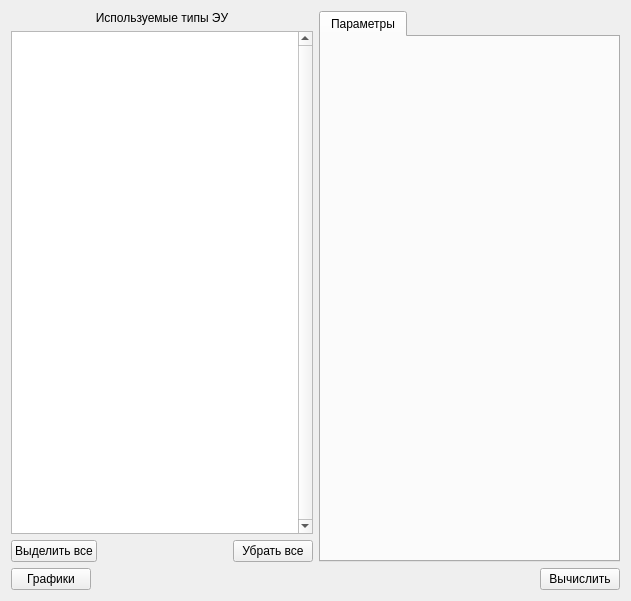
<?xml version="1.0" encoding="UTF-8"?>
<ui version="4.0">
 <class>WizardPageStage0</class>
 <widget class="QWidget" name="WizardPageStage0">
  <property name="geometry">
   <rect>
    <x>0</x>
    <y>0</y>
    <width>631</width>
    <height>601</height>
   </rect>
  </property>
  <property name="sizePolicy">
   <sizepolicy hsizetype="Minimum" vsizetype="Minimum">
    <horstretch>0</horstretch>
    <verstretch>0</verstretch>
   </sizepolicy>
  </property>
  <property name="minimumSize">
   <size>
    <width>533</width>
    <height>527</height>
   </size>
  </property>
  <property name="windowTitle">
   <string>WizardPage</string>
  </property>
  <layout class="QVBoxLayout" name="verticalLayout">
   <item>
    <layout class="QHBoxLayout" name="horizontalLayout_3">
     <item>
      <layout class="QVBoxLayout" name="verticalLayout_2">
       <property name="sizeConstraint">
        <enum>QLayout::SetMaximumSize</enum>
       </property>
       <item>
        <widget class="QLabel" name="label_8">
         <property name="text">
          <string>Используемые типы ЭУ</string>
         </property>
         <property name="alignment">
          <set>Qt::AlignCenter</set>
         </property>
        </widget>
       </item>
       <item>
        <widget class="QListWidget" name="listWidget_ECTypes">
         <property name="sizePolicy">
          <sizepolicy hsizetype="Minimum" vsizetype="Expanding">
           <horstretch>0</horstretch>
           <verstretch>0</verstretch>
          </sizepolicy>
         </property>
         <property name="verticalScrollBarPolicy">
          <enum>Qt::ScrollBarAlwaysOn</enum>
         </property>
        </widget>
       </item>
       <item>
        <layout class="QHBoxLayout" name="horizontalLayout">
         <item>
          <widget class="QPushButton" name="pushButton_selectAll">
           <property name="text">
            <string>Выделить все</string>
           </property>
          </widget>
         </item>
         <item>
          <spacer name="horizontalSpacer">
           <property name="orientation">
            <enum>Qt::Horizontal</enum>
           </property>
           <property name="sizeHint" stdset="0">
            <size>
             <width>40</width>
             <height>20</height>
            </size>
           </property>
          </spacer>
         </item>
         <item>
          <widget class="QPushButton" name="pushButton_cancelAll">
           <property name="text">
            <string>Убрать все</string>
           </property>
          </widget>
         </item>
        </layout>
       </item>
      </layout>
     </item>
     <item>
      <widget class="QTabWidget" name="tabWidget">
       <property name="currentIndex">
        <number>0</number>
       </property>
       <widget class="QWidget" name="tab">
        <attribute name="title">
         <string>Параметры</string>
        </attribute>
        <layout class="QVBoxLayout" name="verticalLayout_4">
         <item>
          <layout class="QVBoxLayout" name="verticalLayout_params"/>
         </item>
        </layout>
       </widget>
      </widget>
     </item>
    </layout>
   </item>
   <item>
    <layout class="QVBoxLayout" name="verticalLayout_3">
     <item>
      <layout class="QHBoxLayout" name="horizontalLayout_2">
       <item>
        <widget class="QPushButton" name="pushButton_plots">
         <property name="text">
          <string>Графики</string>
         </property>
        </widget>
       </item>
       <item>
        <spacer name="horizontalSpacer_2">
         <property name="orientation">
          <enum>Qt::Horizontal</enum>
         </property>
         <property name="sizeHint" stdset="0">
          <size>
           <width>40</width>
           <height>20</height>
          </size>
         </property>
        </spacer>
       </item>
       <item>
        <widget class="QPushButton" name="pushButton_calculate">
         <property name="text">
          <string>Вычислить</string>
         </property>
        </widget>
       </item>
      </layout>
     </item>
    </layout>
   </item>
  </layout>
 </widget>
 <resources/>
 <connections/>
</ui>
